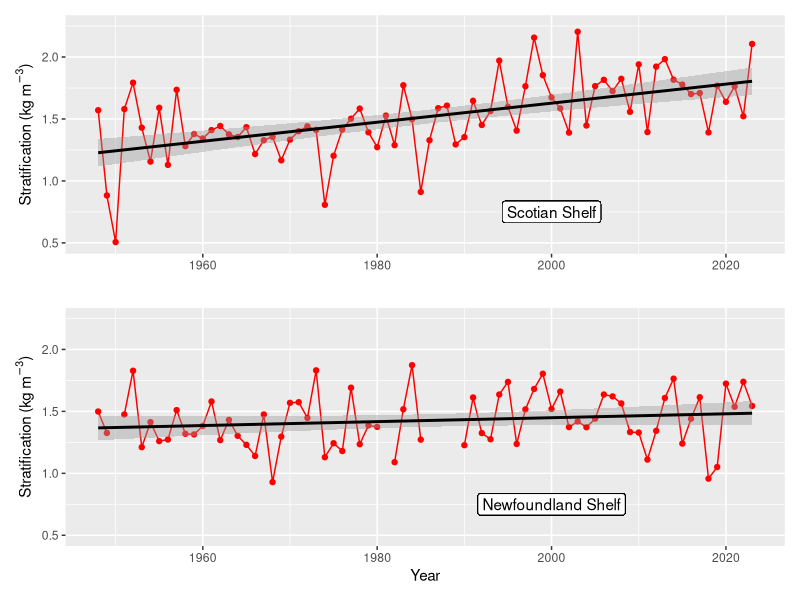

Source code (R):
# plot_stratification.R

library(tidyverse)
library(patchwork)

strat <- read.table("Stratification.dat", header = TRUE, sep = "", col.names = c("Year", "SS", "S27"))


ggp1 <- ggplot(data=strat, aes(x=Year,y=SS)) +
  geom_line(color = "red", linewidth = 0.5) +
  geom_point(color='red') +
  geom_smooth(method = 'lm', se = TRUE, color = "black") +
  ylim(0.5,2.25) +
  ylab(expression(paste("Stratification (kg ", m^{-3}, ")")))  +
  xlab("") +
  geom_label(aes(x=2000, y=0.75, label = "Scotian Shelf"), color = "black")
# fit a linear model to the anomaly data
model_SS <- lm(strat$SS ~ strat$Year)
model_SS
# estimate the 95% confidence interval
confidence_95_SS <- confint(model_SS, level = 0.95)


ggp2 <- ggplot(data=strat, aes(x=Year,y=S27)) +
  geom_line(color = "red", linewidth = 0.5) +
  geom_point(color='red') +
  geom_smooth(method = 'lm', se = TRUE, color = "black") +
  ylim(0.5,2.25) +
  ylab(expression(paste("Stratification (kg ", m^{-3}, ")")))  +
  xlab("Year") +
  geom_label(aes(x=2000, y=0.75, label = "Newfoundland Shelf"), color = "black")
# fit a linear model to the anomaly data
model_S27 <- lm(strat$S27 ~ strat$Year)
model_S27
# estimate the 95% confidence interval
confidence_95_S27 <- confint(model_S27, level = 0.95)


ggp1/ggp2

# ggsave("stratification.png", width = 6, height = 3, units = "in", scale = 1.5, dpi = 1200)
